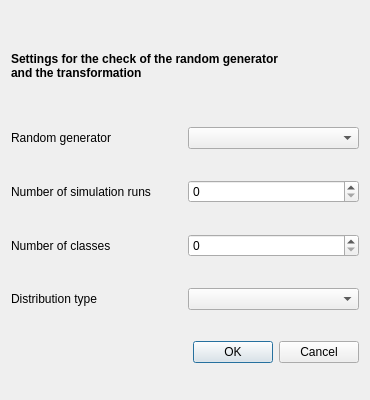
<?xml version="1.0" encoding="UTF-8"?>
<ui version="4.0">
 <class>FplGui_Random_Check_Dia</class>
 <widget class="QDialog" name="FplGui_Random_Check_Dia">
  <property name="geometry">
   <rect>
    <x>0</x>
    <y>0</y>
    <width>370</width>
    <height>400</height>
   </rect>
  </property>
  <property name="sizePolicy">
   <sizepolicy hsizetype="Preferred" vsizetype="Preferred">
    <horstretch>0</horstretch>
    <verstretch>0</verstretch>
   </sizepolicy>
  </property>
  <property name="minimumSize">
   <size>
    <width>370</width>
    <height>300</height>
   </size>
  </property>
  <property name="maximumSize">
   <size>
    <width>450</width>
    <height>400</height>
   </size>
  </property>
  <property name="windowTitle">
   <string>Random check settings</string>
  </property>
  <property name="windowIcon">
   <iconset resource="../../../system_sys/source_code/gui/resources/system_sys_resource.qrc">
    <normaloff>:/fpl_icon</normaloff>:/fpl_icon</iconset>
  </property>
  <layout class="QVBoxLayout">
   <item>
    <widget class="QLabel" name="label_header">
     <property name="maximumSize">
      <size>
       <width>400</width>
       <height>60</height>
      </size>
     </property>
     <property name="font">
      <font>
       <pointsize>9</pointsize>
       <weight>75</weight>
       <bold>true</bold>
      </font>
     </property>
     <property name="text">
      <string>Settings for the check of the random generator
and the transformation</string>
     </property>
    </widget>
   </item>
   <item>
    <layout class="QHBoxLayout" name="horizontalLayout">
     <item>
      <widget class="QLabel" name="label">
       <property name="text">
        <string>Random generator</string>
       </property>
      </widget>
     </item>
     <item>
      <widget class="QComboBox" name="comboBox_generator_type">
       <property name="toolTip">
        <string>Choose the random generator for testing</string>
       </property>
      </widget>
     </item>
    </layout>
   </item>
   <item>
    <layout class="QHBoxLayout" name="horizontalLayout_2">
     <item>
      <widget class="QLabel" name="label_2">
       <property name="text">
        <string>Number of simulation runs</string>
       </property>
      </widget>
     </item>
     <item>
      <widget class="QSpinBox" name="spinBox_number_runs">
       <property name="maximumSize">
        <size>
         <width>400</width>
         <height>16777215</height>
        </size>
       </property>
       <property name="toolTip">
        <string>Number of random simulatio runs</string>
       </property>
      </widget>
     </item>
    </layout>
   </item>
   <item>
    <layout class="QHBoxLayout" name="horizontalLayout_3">
     <item>
      <widget class="QLabel" name="label_3">
       <property name="text">
        <string>Number of classes</string>
       </property>
      </widget>
     </item>
     <item>
      <widget class="QSpinBox" name="spinBox_number_class">
       <property name="toolTip">
        <string>Number of classes for the classification of the randomly generated results</string>
       </property>
      </widget>
     </item>
    </layout>
   </item>
   <item>
    <layout class="QHBoxLayout" name="horizontalLayout_4">
     <item>
      <widget class="QLabel" name="label_4">
       <property name="text">
        <string>Distribution type</string>
       </property>
      </widget>
     </item>
     <item>
      <widget class="QComboBox" name="comboBox_dist_type">
       <property name="toolTip">
        <string>Distribution type (mean, triangle, discrete)</string>
       </property>
      </widget>
     </item>
    </layout>
   </item>
   <item>
    <layout class="QHBoxLayout">
     <item>
      <spacer>
       <property name="orientation">
        <enum>Qt::Horizontal</enum>
       </property>
       <property name="sizeHint" stdset="0">
        <size>
         <width>108</width>
         <height>20</height>
        </size>
       </property>
      </spacer>
     </item>
     <item>
      <widget class="QPushButton" name="okButton">
       <property name="text">
        <string>OK</string>
       </property>
      </widget>
     </item>
     <item>
      <widget class="QPushButton" name="cancelButton">
       <property name="text">
        <string>Cancel</string>
       </property>
      </widget>
     </item>
    </layout>
   </item>
  </layout>
 </widget>
 <resources>
  <include location="../../../system_sys/source_code/gui/resources/system_sys_resource.qrc"/>
 </resources>
 <connections/>
</ui>
